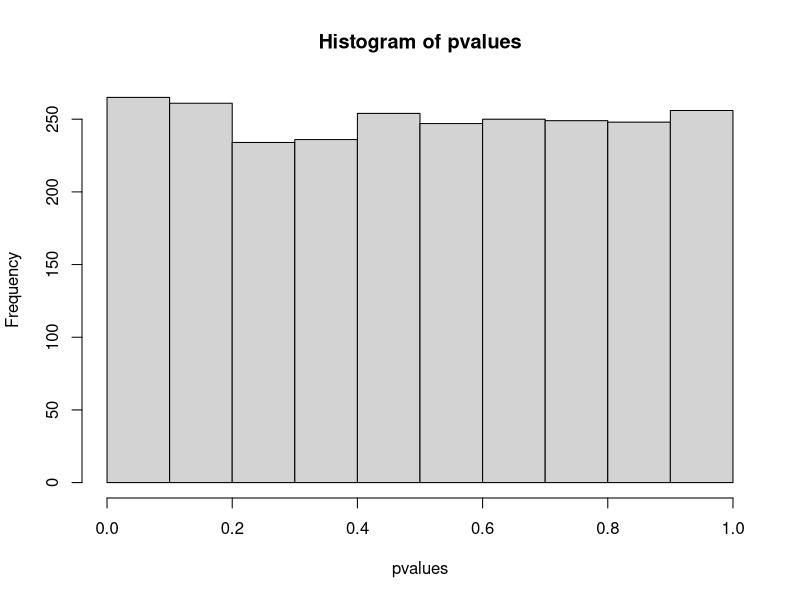
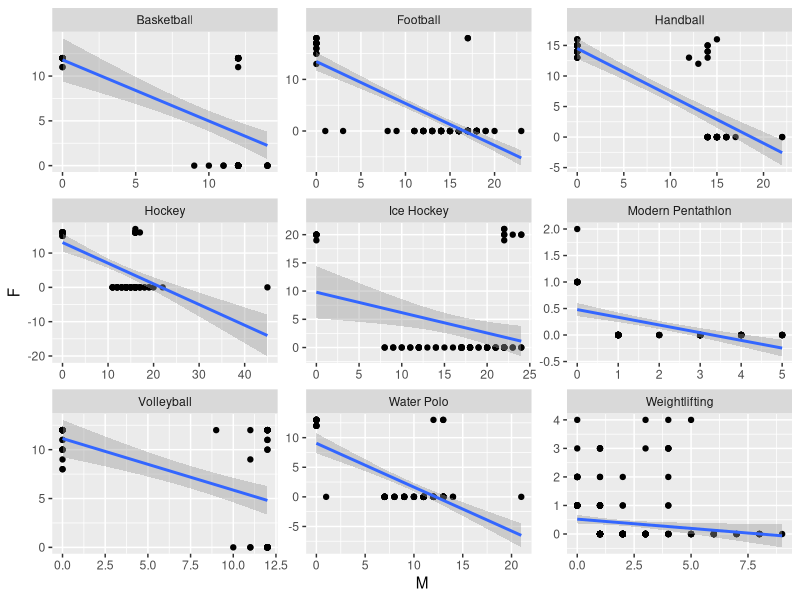
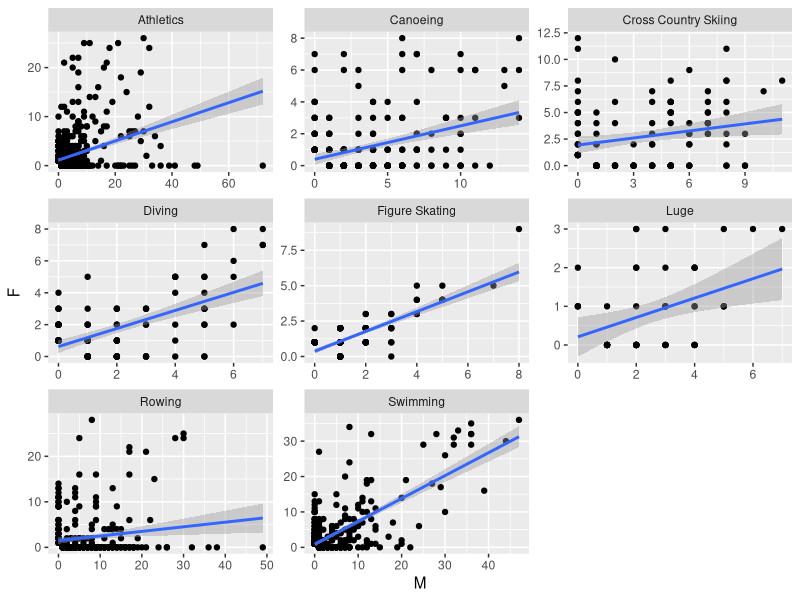

R code for these plots, in order:
## ---- chunk 1
knitr::opts_chunk$set(
  eval      = TRUE,
  comment   = "#",
  results   = "hold",
  message = FALSE,
  warning = FALSE,
  # collapse  = TRUE,
  fig.align = "center")
## ---- chunk 2
generate_samples <- function(n, mu1, mu2){
  return(data.frame(sample1 = rnorm(n = n, mean = mu1, sd = 1),
               sample2 = rnorm(n = n, mean = mu2, sd = 1)))
}

my_sample <- generate_samples(1000, 1, 1.01)
## ---- chunk 3
# two-tailed (diff in means = 0)
# Student's (assumes equal variances)
# (for Welch's t-test, var.equal = FALSE)
t.test(my_sample$sample1, 
       my_sample$sample2,
       var.equal = TRUE)
## ---- chunk 4
get_p_value_t_test <- function(my_sample){
  test_results <- t.test(my_sample$sample1, 
                         my_sample$sample2, 
                         var.equal = TRUE)
  return(test_results$p.value)
}
## ---- chunk 5
pvalues <- replicate(n = 2500, expr = get_p_value_t_test(generate_samples(10, 1, 1)))
## ---- chunk 6
sum(pvalues < 0.05)
## ---- chunk 7
hist(pvalues)
## ---- chunk 8
original_pvalues <- c(0.01, 0.07, 0.1, 0.44)
p.adjust(original_pvalues, method = "bonferroni")
## ---- chunk 9
library(tidyverse)
dt <- read_csv("data/medals.csv")
dt
## ---- chunk 10
cor(dt$F, dt$M)
## ---- chunk 11
cor.test(dt$F, dt$M)
## ---- chunk 12
dt <- dt %>% group_by(Sport) %>% mutate(sample_size = n()) %>% ungroup()
correlations <- dt %>% 
  filter(sample_size >= 50) %>% 
  group_by(Sport) %>% 
  summarise(cor = cor(`M`, `F`), 
            pvalue = cor.test(`M`, `F`)$p.value) %>% 
  ungroup() 
## ---- chunk 13
my_results <- correlations %>% filter(pvalue < 0.05, cor < 0)
## ---- chunk 14
ggplot(dt %>% inner_join(my_results)) + 
  aes(x = `M`, y = `F`) + 
  geom_point() + 
  geom_smooth(method = "lm") + 
  facet_wrap(~Sport, scales = "free")
## ---- chunk 15
my_results <- correlations %>% filter(pvalue < 0.05, cor > 0)
ggplot(dt %>% inner_join(my_results)) + 
  aes(x = `M`, y = `F`) + 
  geom_point() + 
  geom_smooth(method = "lm") + 
  facet_wrap(~Sport, scales = "free")
